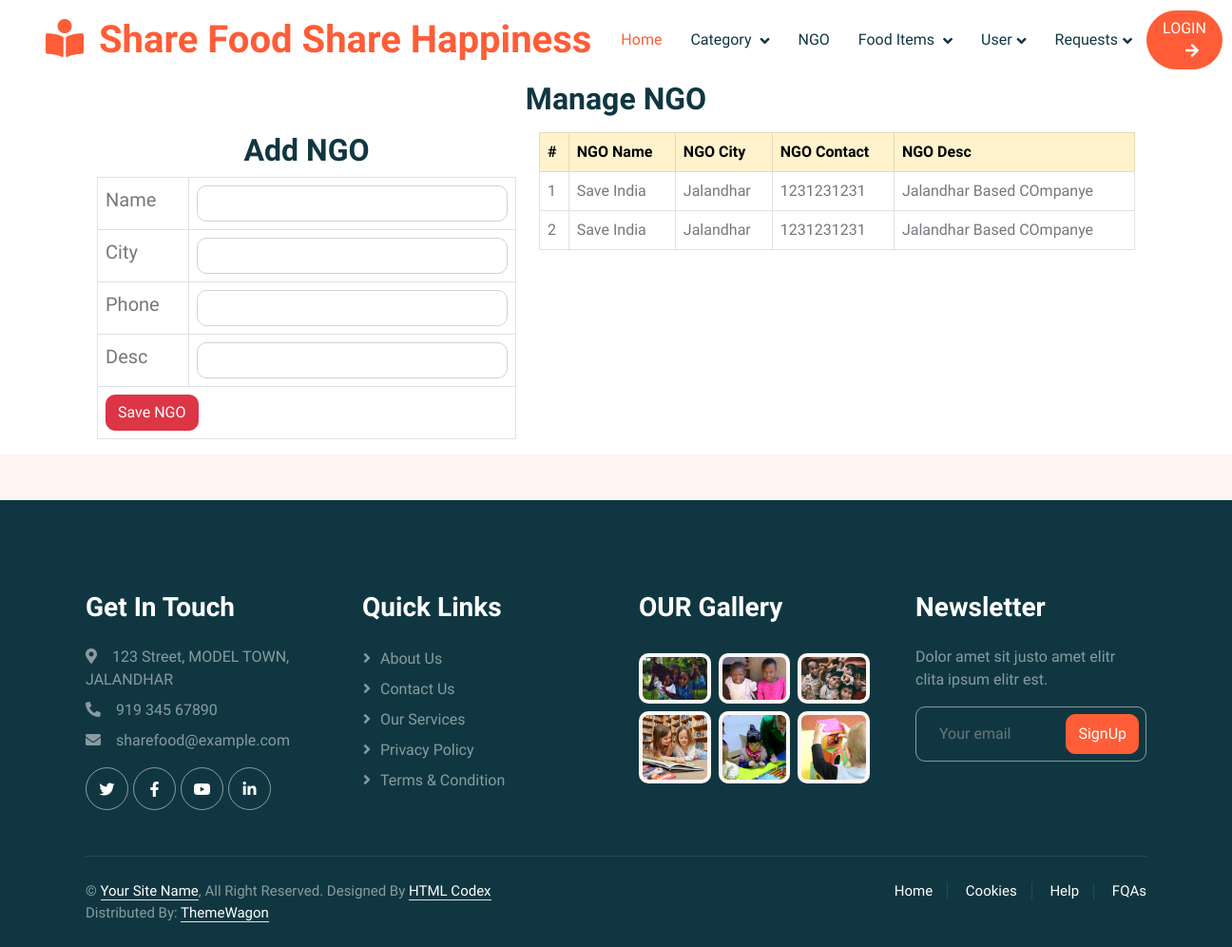
Screenshot of /manage_ngo.php with the database file from the repository.
### tables this page shows
CREATE TABLE `ngo` (
  `id` int(11) NOT NULL,
  `name` varchar(255) NOT NULL,
  `image` varchar(255) NOT NULL,
  `city` varchar(255) NOT NULL,
  `phone` bigint(20) NOT NULL,
  `description` varchar(255) NOT NULL,
  `status` varchar(255) NOT NULL,
  `createdAt` timestamp NOT NULL DEFAULT current_timestamp() ON UPDATE current_timestamp()
);

### manage_ngo.php (the view, shortened to what this page needs)
<?php include_once 'admin_header.php'; ?>
<div class="container">
    <h2 class="text-center">Manage NGO</h2>
    <div class="container-fluid mt-3">
        <div class="row">
        <div class="col-md-5">
                <h2 class="text-center">Add NGO</h2>
                <form method="post" enctype="multipart/form-data">
                    <table class="table table-bordered ">
                        <tr>
                            <td class='lead'>Name</td>
                            <td>
                                <input type="text" name="name" id="" required='required' class="form-control">
                            </td>
                        </tr>
                        <tr>
                            <td class='lead'>City</td>
                            <td>
                                <input type="text" name="city" id="" required='required' class="form-control">
                            </td>
                        </tr>
                        <tr>
                            <td class='lead'>Phone</td>
                            <td>
                                <input type="text" name="phone" id="" required='required' class="form-control">
                            </td>
                        </tr>
                        <tr>
                            <td class='lead'>Desc</td>
                            <td>
                                <input type="text" name="desc" id="" required='required' class="form-control">
                            </td>
                        </tr>
                        <tr>
                            <td colspan="2">
                                <input type="submit" name="sub" value="Save NGO" class="btn btn-danger">
                            </td>
                        </tr>
                    </table>
                </form>
            </div>
            <div class="col-md-7">
                    <table class="table table-bordered ">
                    <thead class="table-warning">
                    <tr>
                        <th>#</th>
                        <th>NGO Name</th>
                        <th>NGO City</th>
                        <th>NGO Contact</th>
                        <th>NGO Desc</th>
                    </tr>
                    </thead>
                    <?php
                    $count = 1;
                    include_once 'config.php';
                    $q = 'SELECT * FROM `ngo`';
                    $res = mysqli_query($conn, $q);
                    while ($data = mysqli_fetch_array($res)) { ?>
                        <tr>
                        <td><?php echo $count ;$count++; ?></td>
                        <td><?php echo $data['name']; ?></td>
                        <td><?php echo $data['city']; ?></td>
                        <td><?php echo $data['phone']; ?></td>
                        <td><?php echo $data['description']; ?></td>
                    </tr>
                    <?php }
                    ?>
                    </table>
                    </div>
            </div>
        </div>
    </div>
</div>
<?php include_once 'footer.php'; ?>

### css/style.css (style rules this page uses)
:root { --primary: #FE5D37; --light: #FFF5F3; --dark: #103741; }
.btn { font-weight: 500; transition: .5s; }
h1, h2, h3, h4, .h1, .h2, .h3, .h4, .display-1, .display-2, .display-3, .display-4, .display-5, .display-6 { font-family: 'Lobster Two', cursive; font-weight: 700; }

### rows the page displays
ngo: name "Save India", city "Jalandhar", phone "1231231231", description "Jalandhar Based COmpanye"
ngo: name "Save India", city "Jalandhar", phone "1231231231", description "Jalandhar Based COmpanye"
